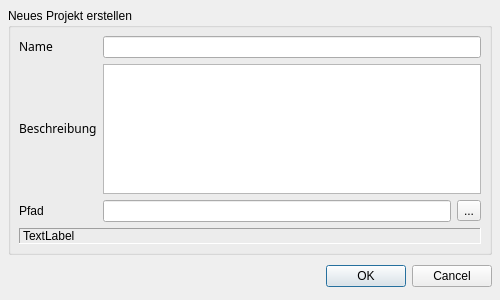
<ui version="4.0" >
 <author></author>
 <comment></comment>
 <exportmacro></exportmacro>
 <class>NewProjectDialog</class>
 <widget class="QDialog" name="NewProjectDialog" >
  <property name="geometry" >
   <rect>
    <x>0</x>
    <y>0</y>
    <width>500</width>
    <height>300</height>
   </rect>
  </property>
  <property name="sizePolicy" >
   <sizepolicy>
    <hsizetype>0</hsizetype>
    <vsizetype>0</vsizetype>
    <horstretch>0</horstretch>
    <verstretch>0</verstretch>
   </sizepolicy>
  </property>
  <property name="windowTitle" >
   <string>Neues Projekt erstellen</string>
  </property>
  <layout class="QGridLayout" >
   <property name="margin" >
    <number>8</number>
   </property>
   <property name="spacing" >
    <number>6</number>
   </property>
   <item row="0" column="0" >
    <widget class="QGroupBox" name="groupBox" >
     <property name="title" >
      <string>Neues Projekt erstellen</string>
     </property>
     <layout class="QGridLayout" >
      <property name="margin" >
       <number>8</number>
      </property>
      <property name="spacing" >
       <number>6</number>
      </property>
      <item row="3" column="0" colspan="2" >
       <widget class="QLabel" name="label_5" >
        <property name="frameShape" >
         <enum>QFrame::Panel</enum>
        </property>
        <property name="frameShadow" >
         <enum>QFrame::Sunken</enum>
        </property>
        <property name="text" >
         <string>TextLabel</string>
        </property>
       </widget>
      </item>
      <item row="1" column="0" >
       <widget class="QLabel" name="label_3" >
        <property name="text" >
         <string>&lt;html>&lt;head>&lt;meta name=&quot;qrichtext&quot; content=&quot;1&quot; />&lt;/head>&lt;body style=&quot; white-space: pre-wrap; font-family:Sans Serif; font-weight:400; font-style:normal; text-decoration:none;&quot;>&lt;p style=&quot; margin-top:0px; margin-bottom:0px; margin-left:0px; margin-right:0px; -qt-block-indent:0; text-indent:0px;&quot;>Beschreibung&lt;/p>&lt;/body>&lt;/html></string>
        </property>
       </widget>
      </item>
      <item row="2" column="0" >
       <widget class="QLabel" name="label_4" >
        <property name="text" >
         <string>Pfad</string>
        </property>
       </widget>
      </item>
      <item row="1" column="1" >
       <widget class="QTextEdit" name="textEditProjectDesc" >
        <property name="statusTip" >
         <string>Beschreibung des neuen Projektes</string>
        </property>
       </widget>
      </item>
      <item row="0" column="0" >
       <widget class="QLabel" name="label_2" >
        <property name="text" >
         <string>&lt;html>&lt;head>&lt;meta name=&quot;qrichtext&quot; content=&quot;1&quot; />&lt;/head>&lt;body style=&quot; white-space: pre-wrap; font-family:Sans Serif; font-weight:400; font-style:normal; text-decoration:none;&quot;>&lt;p style=&quot; margin-top:0px; margin-bottom:0px; margin-left:0px; margin-right:0px; -qt-block-indent:0; text-indent:0px;&quot;>Name&lt;/p>&lt;/body>&lt;/html></string>
        </property>
       </widget>
      </item>
      <item row="0" column="1" >
       <widget class="QLineEdit" name="lineEditProjectName_2" >
        <property name="statusTip" >
         <string>Name des neuen Projektes</string>
        </property>
       </widget>
      </item>
      <item row="2" column="1" >
       <layout class="QHBoxLayout" >
        <property name="margin" >
         <number>0</number>
        </property>
        <property name="spacing" >
         <number>6</number>
        </property>
        <item>
         <widget class="QLineEdit" name="lineEdit" />
        </item>
        <item>
         <widget class="QToolButton" name="toolButton" >
          <property name="text" >
           <string>...</string>
          </property>
         </widget>
        </item>
       </layout>
      </item>
     </layout>
     <widget class="QWidget" name="layoutWidget_2" >
      <property name="geometry" >
       <rect>
        <x>10</x>
        <y>30</y>
        <width>421</width>
        <height>25</height>
       </rect>
      </property>
     </widget>
     <widget class="QWidget" name="widget" >
      <property name="geometry" >
       <rect>
        <x>11</x>
        <y>30</y>
        <width>203</width>
        <height>25</height>
       </rect>
      </property>
     </widget>
    </widget>
   </item>
   <item row="1" column="0" >
    <layout class="QHBoxLayout" >
     <property name="margin" >
      <number>0</number>
     </property>
     <property name="spacing" >
      <number>6</number>
     </property>
     <item>
      <spacer>
       <property name="orientation" >
        <enum>Qt::Horizontal</enum>
       </property>
       <property name="sizeHint" >
        <size>
         <width>131</width>
         <height>31</height>
        </size>
       </property>
      </spacer>
     </item>
     <item>
      <widget class="QPushButton" name="okButton" >
       <property name="text" >
        <string>OK</string>
       </property>
      </widget>
     </item>
     <item>
      <widget class="QPushButton" name="cancelButton" >
       <property name="text" >
        <string>Cancel</string>
       </property>
      </widget>
     </item>
    </layout>
   </item>
  </layout>
 </widget>
 <pixmapfunction></pixmapfunction>
 <resources/>
 <connections>
  <connection>
   <sender>okButton</sender>
   <signal>clicked()</signal>
   <receiver>NewProjectDialog</receiver>
   <slot>accept()</slot>
   <hints>
    <hint type="sourcelabel" >
     <x>278</x>
     <y>253</y>
    </hint>
    <hint type="destinationlabel" >
     <x>96</x>
     <y>254</y>
    </hint>
   </hints>
  </connection>
  <connection>
   <sender>cancelButton</sender>
   <signal>clicked()</signal>
   <receiver>NewProjectDialog</receiver>
   <slot>reject()</slot>
   <hints>
    <hint type="sourcelabel" >
     <x>369</x>
     <y>253</y>
    </hint>
    <hint type="destinationlabel" >
     <x>179</x>
     <y>282</y>
    </hint>
   </hints>
  </connection>
 </connections>
</ui>
